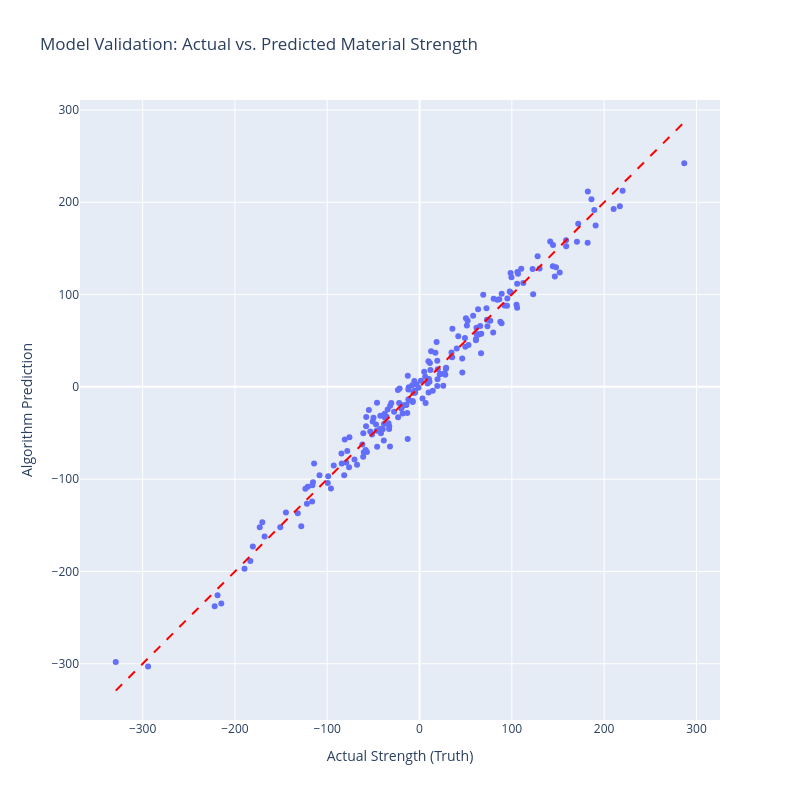

Source (notebook cell):
### Markdown cell above
### The Elephant in the Room
Try rotating the 3D plot above. Can you identify the true mathematical relationship? Which feature is the most important for material strength? 

Even using the X-axis, Y-axis, Z-axis, and Color, we are still leaving out our fifth feature (`Temp`). As the lecture notes point out, trying to understand this data by looking at partial 2D or 3D visualizations is like several blindfolded people touching different parts of an elephant and trying to describe the whole animal. 

**This is where we need Machine Learning.** We use algorithms because we physically cannot visualize the data to pick a function ourselves.

---
### Step 3: The ML "Magic" (The Solution Realization)

**What the code below does:** We load a `LinearRegression` model from `scikit-learn`. 
1. The `.fit()` command is where the learning happens: we give the algorithm our 5 inputs and the actual strength, and it calculates the multi-dimensional math in the background. 
2. The `.predict()` command asks the trained algorithm to guess the strength based *only* on the inputs. 
3. Finally, we plot the algorithm's guesses against the actual real-world truth to see how well it did.

### Code cell
# 1. Train a basic Linear Regression model on all 5 features
model = LinearRegression()
model.fit(
    df_multi[["1D_Frag", "2D_Angle", "3D_Vol", "Density", "Temp"]],
    df_multi["Material_Strength"],
)

# 2. Generate predictions
df_multi["Predicted_Strength"] = model.predict(
    df_multi[["1D_Frag", "2D_Angle", "3D_Vol", "Density", "Temp"]]
)

# 3. The Validation Plot: Predicted vs. Actual
fig_val = px.scatter(
    df_multi,
    x="Material_Strength",
    y="Predicted_Strength",
    title="Model Validation: Actual vs. Predicted Material Strength",
    labels={
        "Material_Strength": "Actual Strength (Truth)",
        "Predicted_Strength": "Algorithm Prediction",
    },
)

# Add a perfect prediction line for reference
fig_val.add_shape(
    type="line",
    x0=df_multi["Material_Strength"].min(),
    y0=df_multi["Material_Strength"].min(),
    x1=df_multi["Material_Strength"].max(),
    y1=df_multi["Material_Strength"].max(),
    line=dict(color="Red", dash="dash"),
)
fig_val.update_layout(
    height=800,
    width=800,
    yaxis=dict(
        scaleanchor="x",
        scaleratio=1,
    ),
)
fig_val.show()

### Figure 1 — Plotly figure (JSON) as saved in the notebook; plotly's stock layout.template omitted (floating-point values rounded to 4 significant figures; data arrays with more than 128 entries replaced by an {"elided": "..."} marker saying what was removed)
{"data": [{"hovertemplate": "Actual Strength (Truth)=%{x}<br>Algorithm Prediction=%{y}<extra></extra>", "legendgroup": "", "marker": {"color": "#636efa", "symbol": "circle"}, "mode": "markers", "name": "", "orientation": "v", "showlegend": false, "type": "scatter", "x": {"elided": "200 float values"}, "xaxis": "x", "y": {"elided": "200 float values"}, "yaxis": "y"}], "layout": {"height": 800, "legend": {"tracegroupgap": 0}, "shapes": [{"line": {"color": "Red", "dash": "dash"}, "type": "line", "x0": -329.1, "x1": 286.8, "y0": -329.1, "y1": 286.8}], "title": {"text": "Model Validation: Actual vs. Predicted Material Strength"}, "width": 800, "xaxis": {"anchor": "y", "domain": [0, 1], "title": {"text": "Actual Strength (Truth)"}}, "yaxis": {"anchor": "x", "domain": [0, 1], "scaleanchor": "x", "scaleratio": 1, "title": {"text": "Algorithm Prediction"}}}}
